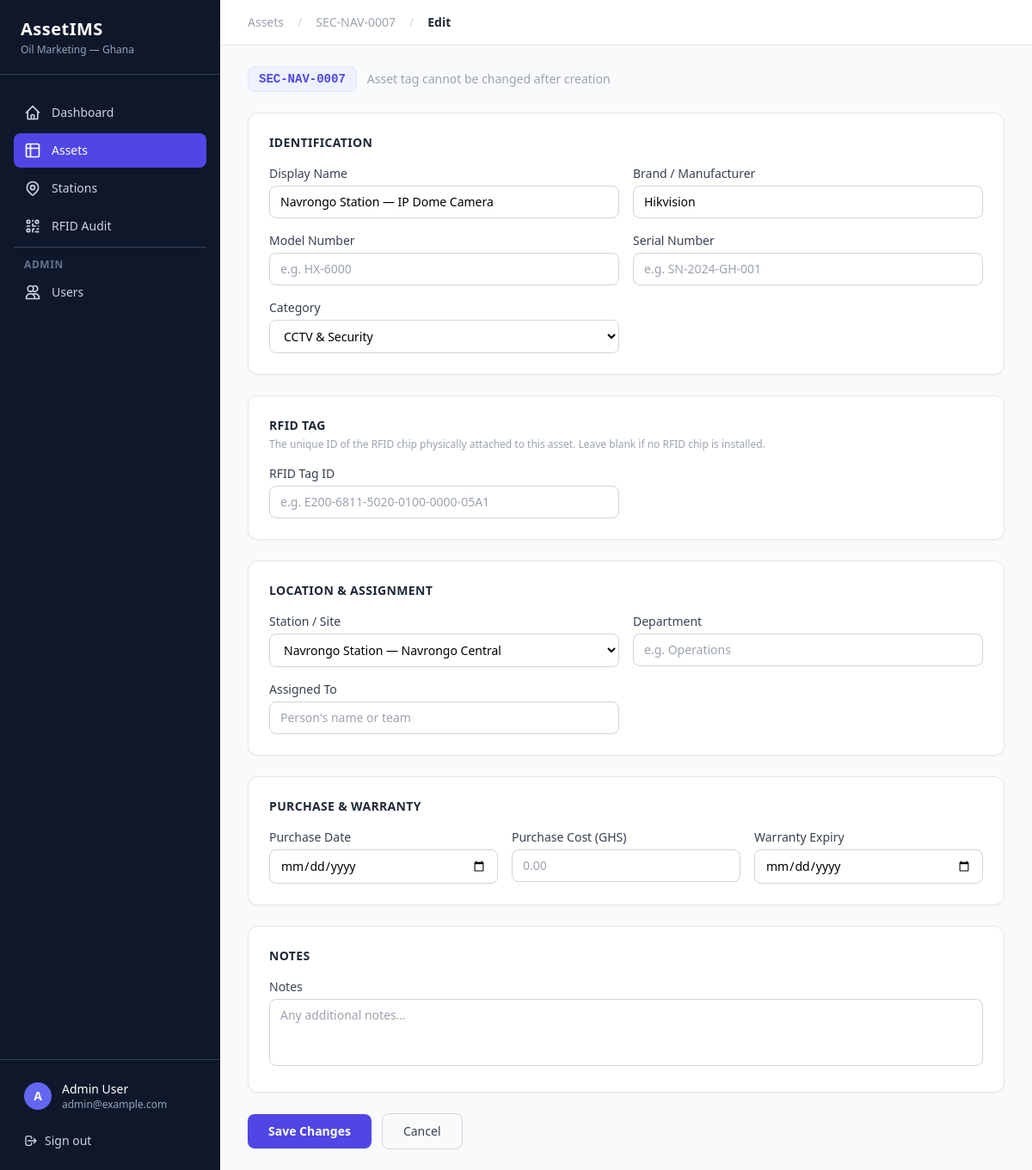
/assets/140/edit (signed in), run on the app's committed database.
### app/db/models/user.py (models this page shows, shortened)
class User(Base):
    __tablename__ = "users"
    id: Mapped[int] = mapped_column(primary_key=True, index=True)
    email: Mapped[str] = mapped_column(String(255), unique=True, index=True, nullable=False)
    full_name: Mapped[str] = mapped_column(String(255), nullable=False)
    password_hash: Mapped[str] = mapped_column(String(255), nullable=False)
    is_active: Mapped[bool] = mapped_column(Boolean, default=True)
    site_id: Mapped[int | None] = mapped_column(ForeignKey("locations.id"), nullable=True)
    created_at: Mapped[DateTime] = mapped_column(DateTime(timezone=True), server_default=func.now())
    site: Mapped[Location | None] = relationship("Location", foreign_keys=[site_id], lazy="select")
    user_roles: Mapped[list[UserRole]] = relationship("UserRole", lazy="select")

### app/db/models/asset.py (models this page shows)
class Asset(Base):
    __tablename__ = "assets"
    id: Mapped[int] = mapped_column(primary_key=True, index=True)
    asset_tag: Mapped[str] = mapped_column(String(64), unique=True, nullable=False, index=True)
    name: Mapped[str | None] = mapped_column(String(128), nullable=True)
    brand: Mapped[str | None] = mapped_column(String(64), nullable=True)
    model_no: Mapped[str | None] = mapped_column(String(128), nullable=True)
    serial_no: Mapped[str | None] = mapped_column(String(128), nullable=True)
    category: Mapped[str | None] = mapped_column(String(64), nullable=True)
    department: Mapped[str | None] = mapped_column(String(64), nullable=True)
    location: Mapped[str | None] = mapped_column(String(128), nullable=True)
    site_id: Mapped[int | None] = mapped_column(ForeignKey("locations.id"), nullable=True)
    assigned_to: Mapped[str | None] = mapped_column(String(128), nullable=True)
    purchase_date: Mapped[date | None] = mapped_column(Date, nullable=True)
    purchase_cost: Mapped[float | None] = mapped_column(Float, nullable=True)
    warranty_expiry: Mapped[date | None] = mapped_column(Date, nullable=True)
    notes: Mapped[str | None] = mapped_column(Text, nullable=True)
    status: Mapped[str] = mapped_column(String(20), nullable=False, default="in_stock")
    rfid_tag: Mapped[str | None] = mapped_column(String(64), nullable=True, index=True)
    rfid_last_seen: Mapped[datetime | None] = mapped_column(DateTime, nullable=True)
    rfid_confirmed_site_id: Mapped[int | None] = mapped_column(ForeignKey("locations.id"), nullable=True)
    created_at: Mapped[datetime] = mapped_column(DateTime, server_default=func.now(), nullable=False)
    updated_at: Mapped[datetime] = mapped_column(
        DateTime, server_default=func.now(), onupdate=func.now(), nullable=False
    )
    site: Mapped[Location | None] = relationship(
        "Location", foreign_keys=[site_id], lazy="select"
    )
    rfid_confirmed_site: Mapped[Location | None] = relationship(
        "Location", foreign_keys=[rfid_confirmed_site_id], lazy="select"
    )

### app/web/router.py (the view)
@router.get("/assets/{asset_id}/edit", response_class=HTMLResponse)
def asset_edit(asset_id: int, request: Request, db: Session = Depends(get_db)):
    user = _get_user(request, db)
    if not user:
        return RedirectResponse(url="/login", status_code=302)
    asset = db.query(Asset).filter(Asset.id == asset_id).first()
    if not asset:
        return RedirectResponse(url="/assets", status_code=302)
    locations = db.query(Location).order_by(Location.name).all()
    return templates.TemplateResponse("assets/edit.html", _ctx(
        request, user,
        asset=asset,
        categories=CATEGORIES,
        locations=locations,
        active_page="assets",
    ))

### app/templates/assets/edit.html (shortened to what this page needs)
{% extends "base.html" %}
{% from "assets/_form.html" import field, select_field, textarea_field, location_select %}
{% block breadcrumb %}
<a href="/assets" class="text-gray-400 hover:text-gray-600">Assets</a>
<span class="mx-2 text-gray-300">/</span>
<a href="/assets/{{ asset.id }}" class="text-gray-400 hover:text-gray-600">{{ asset.asset_tag }}</a>
<span class="mx-2 text-gray-300">/</span>
<span class="font-semibold text-gray-800">Edit</span>
{% endblock %}
{% block content %}
<form method="post" action="/assets/{{ asset.id }}/update" class="max-w-4xl space-y-6">
  <div class="flex items-center gap-3">
    <span class="font-mono text-sm font-semibold text-indigo-600 bg-indigo-50 border border-indigo-100 px-3 py-1 rounded-lg">
      {{ asset.asset_tag }}
    </span>
    <span class="text-sm text-gray-400">Asset tag cannot be changed after creation</span>
  </div>
  <div class="bg-white rounded-xl border border-gray-200 shadow-sm p-6">
    <h2 class="text-sm font-semibold text-gray-800 uppercase tracking-wide mb-4">Identification</h2>
    <div class="grid grid-cols-1 md:grid-cols-2 gap-4">
      {{ field("Display Name", "name", asset.name, placeholder="e.g. Wayne Helix 1000 Dispenser") }}
      {{ field("Brand / Manufacturer", "brand", asset.brand, placeholder="e.g. Wayne Fueling Systems") }}
      {{ field("Model Number", "model_no", asset.model_no, placeholder="e.g. HX-6000") }}
      {{ field("Serial Number", "serial_no", asset.serial_no, placeholder="e.g. SN-2024-GH-001") }}
      {{ select_field("Category", "category", categories, asset.category) }}
    </div>
  </div>
  <div class="bg-white rounded-xl border border-gray-200 shadow-sm p-6">
    <h2 class="text-sm font-semibold text-gray-800 uppercase tracking-wide mb-1">RFID Tag</h2>
    <p class="text-xs text-gray-400 mb-4">
      The unique ID of the RFID chip physically attached to this asset.
      Leave blank if no RFID chip is installed.
    </p>
    <div class="grid grid-cols-1 md:grid-cols-2 gap-4">
      {{ field("RFID Tag ID", "rfid_tag", asset.rfid_tag, placeholder="e.g. E200-6811-5020-0100-0000-05A1") }}
    </div>
  </div>
  <div class="bg-white rounded-xl border border-gray-200 shadow-sm p-6">
    <h2 class="text-sm font-semibold text-gray-800 uppercase tracking-wide mb-4">Location & Assignment</h2>
    <div class="grid grid-cols-1 md:grid-cols-2 gap-4">
      {{ location_select("Station / Site", "site_id", locations, asset.site_id) }}
      {{ field("Department", "department", asset.department, placeholder="e.g. Operations") }}
      {{ field("Assigned To", "assigned_to", asset.assigned_to, placeholder="Person's name or team") }}
    </div>
  </div>
  <div class="bg-white rounded-xl border border-gray-200 shadow-sm p-6">
    <h2 class="text-sm font-semibold text-gray-800 uppercase tracking-wide mb-4">Purchase & Warranty</h2>
    <div class="grid grid-cols-1 md:grid-cols-3 gap-4">
      {{ field("Purchase Date", "purchase_date",
               asset.purchase_date.isoformat() if asset.purchase_date else '', type="date") }}
      {{ field("Purchase Cost (GHS)", "purchase_cost",
               asset.purchase_cost, type="number", placeholder="0.00") }}
      {{ field("Warranty Expiry", "warranty_expiry",
               asset.warranty_expiry.isoformat() if asset.warranty_expiry else '', type="date") }}
    </div>
  </div>
  <div class="bg-white rounded-xl border border-gray-200 shadow-sm p-6">
    <h2 class="text-sm font-semibold text-gray-800 uppercase tracking-wide mb-4">Notes</h2>
    {{ textarea_field("Notes", "notes", asset.notes, placeholder="Any additional notes…") }}
  </div>
  <div class="flex items-center gap-3">
    <button type="submit"
            class="px-6 py-2.5 bg-indigo-600 hover:bg-indigo-700 text-white text-sm font-semibold rounded-lg transition-colors">
      Save Changes
    </button>
    <a href="/assets/{{ asset.id }}"
       class="px-6 py-2.5 border border-gray-300 text-gray-700 text-sm font-medium rounded-lg hover:bg-gray-50 transition-colors">
      Cancel
    </a>
  </div>
</form>
{% endblock %}

### app/templates/base.html (shortened to what this page needs)
<!DOCTYPE html>
<html lang="en">
<head>
  <script src="https://cdn.tailwindcss.com"></script>
</head>
<body class="bg-gray-50 min-h-screen flex">
  <aside class="w-64 min-h-screen bg-slate-900 text-white flex flex-col fixed top-0 left-0 z-30">
    <div class="px-6 py-5 border-b border-slate-700">
      <span class="text-xl font-bold tracking-wide text-white">AssetIMS</span>
      <p class="text-xs text-slate-400 mt-0.5">Oil Marketing — Ghana</p>
    </div>
    <nav class="flex-1 px-4 py-6 space-y-1">
      <a href="/home"
         class="flex items-center gap-3 px-3 py-2.5 rounded-lg text-sm font-medium transition-colors
                {{ 'bg-indigo-600 text-white' if active_page == 'home' else 'text-slate-300 hover:bg-slate-800 hover:text-white' }}">
        <svg class="w-5 h-5 flex-shrink-0" fill="none" stroke="currentColor" viewBox="0 0 24 24">
          <path stroke-linecap="round" stroke-linejoin="round" stroke-width="2"
                d="M3 12l2-2m0 0l7-7 7 7M5 10v10a1 1 0 001 1h3m10-11l2 2m-2-2v10a1 1 0 01-1 1h-3m-6 0a1 1 0 001-1v-4a1 1 0 011-1h2a1 1 0 011 1v4a1 1 0 001 1m-6 0h6"/>
        </svg>
        Dashboard
      </a>
      <a href="/assets"
         class="flex items-center gap-3 px-3 py-2.5 rounded-lg text-sm font-medium transition-colors
                {{ 'bg-indigo-600 text-white' if active_page == 'assets' else 'text-slate-300 hover:bg-slate-800 hover:text-white' }}">
        <svg class="w-5 h-5 flex-shrink-0" fill="none" stroke="currentColor" viewBox="0 0 24 24">
          <path stroke-linecap="round" stroke-linejoin="round" stroke-width="2"
                d="M9 3H5a2 2 0 00-2 2v4m6-6h10a2 2 0 012 2v4M9 3v18m0 0h10a2 2 0 002-2V9M9 21H5a2 2 0 01-2-2V9m0 0h18"/>
        </svg>
        Assets
      </a>
      <a href="/sites"
         class="flex items-center gap-3 px-3 py-2.5 rounded-lg text-sm font-medium transition-colors
                {{ 'bg-indigo-600 text-white' if active_page == 'sites' else 'text-slate-300 hover:bg-slate-800 hover:text-white' }}">
        Stations
      </a>
      <a href="/rfid/audit"
         class="flex items-center gap-3 px-3 py-2.5 rounded-lg text-sm font-medium transition-colors
                {{ 'bg-indigo-600 text-white' if active_page == 'rfid' else 'text-slate-300 hover:bg-slate-800 hover:text-white' }}">
        RFID Audit
      </a>
      {% if user_role == 'admin' %}
      <div class="pt-3 mt-3 border-t border-slate-700">
        <p class="px-3 text-xs font-semibold text-slate-500 uppercase tracking-wider mb-1">Admin</p>
        <a href="/users"
           class="flex items-center gap-3 px-3 py-2.5 rounded-lg text-sm font-medium transition-colors
                  {{ 'bg-indigo-600 text-white' if active_page == 'users' else 'text-slate-300 hover:bg-slate-800 hover:text-white' }}">
          <svg class="w-5 h-5 flex-shrink-0" fill="none" stroke="currentColor" viewBox="0 0 24 24">
            <path stroke-linecap="round" stroke-linejoin="round" stroke-width="2"
                  d="M12 4.354a4 4 0 110 5.292M15 21H3v-1a6 6 0 0112 0v1zm0 0h6v-1a6 6 0 00-9-5.197M13 7a4 4 0 11-8 0 4 4 0 018 0z"/>
          </svg>
          Users
        </a>
      </div>
      {% endif %}
    </nav>
    <div class="px-4 py-4 border-t border-slate-700">
      <div class="flex items-center gap-3 px-3 py-2">
        <div class="w-8 h-8 rounded-full bg-indigo-500 flex items-center justify-center text-sm font-bold flex-shrink-0">
          {{ user.full_name[0] | upper if user else 'A' }}
        </div>
        <div class="flex-1 min-w-0">
          <p class="text-sm font-medium text-white truncate">{{ user.full_name if user else 'Admin' }}</p>
          <p class="text-xs text-slate-400 truncate">{{ user.email if user else '' }}</p>
        </div>
      </div>
      <form method="post" action="/logout" class="mt-2">
        <button type="submit"
                class="w-full flex items-center gap-2 px-3 py-2 rounded-lg text-sm text-slate-300 hover:bg-slate-800 hover:text-white transition-colors">
          <svg class="w-4 h-4" fill="none" stroke="currentColor" viewBox="0 0 24 24">
            <path stroke-linecap="round" stroke-linejoin="round" stroke-width="2"
                  d="M17 16l4-4m0 0l-4-4m4 4H7m6 4v1a3 3 0 01-3 3H6a3 3 0 01-3-3V7a3 3 0 013-3h4a3 3 0 013 3v1"/>
          </svg>
          Sign out
        </button>
      </form>
    </div>
  </aside>
  <div class="ml-64 flex-1 flex flex-col min-h-screen">
    <header class="bg-white border-b border-gray-200 px-8 py-4 flex items-center justify-between sticky top-0 z-20">
      <div class="flex items-center gap-2 text-sm text-gray-500">
        {% block breadcrumb %}<span class="font-semibold text-gray-800">{% block page_title %}{% endblock %}</span>{% endblock %}
      </div>
    </header>
    <main class="flex-1 px-8 py-6">
      {% block content %}{% endblock %}
    </main>
  </div>
</body>
</html>

### app/templates/assets/_form.html (shortened to what this page needs)
{% macro field(label, name, value='', type='text', placeholder='', required=false, readonly=false) %}
<div>
  <label class="block text-sm font-medium text-gray-700 mb-1">
    {{ label }}{% if required %}<span class="text-red-500 ml-0.5">*</span>{% endif %}
  </label>
  <input type="{{ type }}" name="{{ name }}" id="{{ name }}" value="{{ value or '' }}"
         {% if placeholder %}placeholder="{{ placeholder }}"{% endif %}
         {% if readonly %}readonly class="w-full px-3 py-2 text-sm border border-gray-200 rounded-lg bg-gray-50 text-gray-500 cursor-not-allowed"
         {% else %}class="w-full px-3 py-2 text-sm border border-gray-300 rounded-lg focus:outline-none focus:ring-2 focus:ring-indigo-400 transition"{% endif %} />
</div>
{% endmacro %}
{% macro textarea_field(label, name, value='', placeholder='') %}
<div>
  <label class="block text-sm font-medium text-gray-700 mb-1">{{ label }}</label>
  <textarea name="{{ name }}" rows="3" placeholder="{{ placeholder }}"
            class="w-full px-3 py-2 text-sm border border-gray-300 rounded-lg focus:outline-none focus:ring-2 focus:ring-indigo-400 transition resize-none">{{ value or '' }}</textarea>
</div>
{% endmacro %}
{% macro select_field(label, name, options, selected='', placeholder='Select…') %}
<div>
  <label class="block text-sm font-medium text-gray-700 mb-1">{{ label }}</label>
  <select name="{{ name }}" id="{{ name }}"
          class="w-full px-3 py-2 text-sm border border-gray-300 rounded-lg focus:outline-none focus:ring-2 focus:ring-indigo-400 bg-white transition">
    {% for opt in options %}
    <option value="{{ opt }}" {{ 'selected' if opt == selected }}>{{ opt }}</option>
    {% endfor %}
  </select>
</div>
{% endmacro %}
{% macro location_select(label, name, locations, selected_id=None) %}
<div>
  <label class="block text-sm font-medium text-gray-700 mb-1">{{ label }}</label>
  <select name="{{ name }}" id="{{ name }}"
          class="w-full px-3 py-2 text-sm border border-gray-300 rounded-lg focus:outline-none focus:ring-2 focus:ring-indigo-400 bg-white transition">
    {% for loc in locations %}
    <option value="{{ loc.id }}"
            data-code="{{ loc.code }}"
            data-lat="{{ loc.latitude or '' }}"
            data-lng="{{ loc.longitude or '' }}"
            {{ 'selected' if loc.id == selected_id }}>
      {{ loc.name }}{% if loc.address %} — {{ loc.address }}{% endif %}
    </option>
    {% endfor %}
  </select>
</div>
{% endmacro %}

### data on the page
User: full_name "A", full_name "Admin User", email "admin@example.com"
Asset: asset_tag "SEC-NAV-0007", name "Navrongo Station — IP Dome Camera", brand "Hikvision"

### other printed values
{{ label }} "Display Name Brand / Manufacturer Model Number Serial Number RFID Tag ID Department Assigned To Purchase Date Purchase Cost (GHS) Warranty Expiry"
{{ label }} "Category"
{{ label }} "Station / Site"
{{ label }} "Notes"
form field category "CCTV & Security"
form field site_id "Navrongo Station — Navrongo Central"
